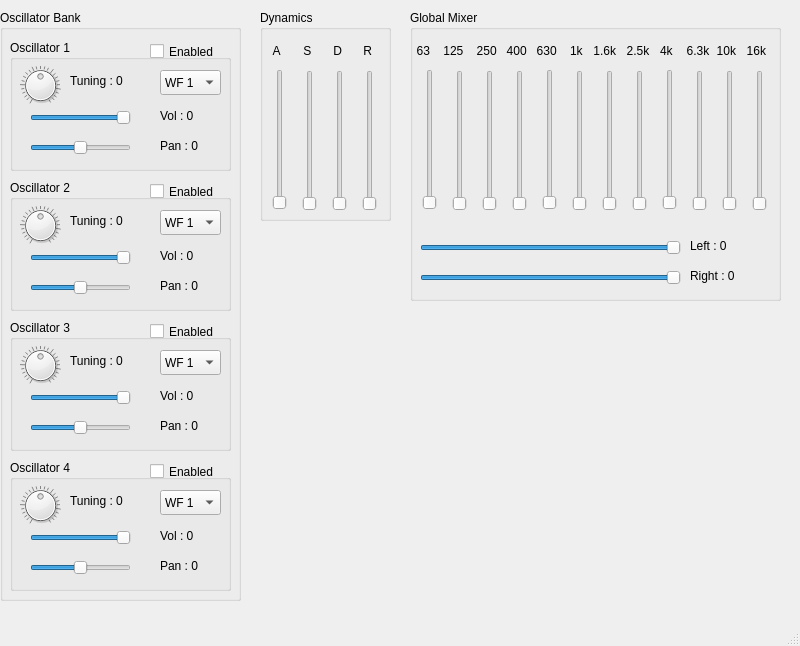
<?xml version="1.0" encoding="UTF-8"?>
<ui version="4.0">
 <class>MainWindow</class>
 <widget class="QMainWindow" name="MainWindow">
  <property name="geometry">
   <rect>
    <x>0</x>
    <y>0</y>
    <width>800</width>
    <height>646</height>
   </rect>
  </property>
  <property name="windowTitle">
   <string>MainWindow</string>
  </property>
  <widget class="QWidget" name="centralwidget">
   <widget class="QGroupBox" name="groupBox">
    <property name="geometry">
     <rect>
      <x>0</x>
      <y>10</y>
      <width>241</width>
      <height>591</height>
     </rect>
    </property>
    <property name="title">
     <string>Oscillator Bank</string>
    </property>
    <widget class="QGroupBox" name="groupBox_2">
     <property name="geometry">
      <rect>
       <x>10</x>
       <y>30</y>
       <width>221</width>
       <height>131</height>
      </rect>
     </property>
     <property name="title">
      <string>Oscillator 1</string>
     </property>
     <widget class="QDial" name="dial">
      <property name="geometry">
       <rect>
        <x>10</x>
        <y>20</y>
        <width>41</width>
        <height>51</height>
       </rect>
      </property>
      <property name="minimum">
       <number>-24</number>
      </property>
      <property name="maximum">
       <number>24</number>
      </property>
      <property name="notchTarget">
       <double>2.000000000000000</double>
      </property>
      <property name="notchesVisible">
       <bool>true</bool>
      </property>
     </widget>
     <widget class="QCheckBox" name="checkBox">
      <property name="geometry">
       <rect>
        <x>140</x>
        <y>0</y>
        <width>81</width>
        <height>23</height>
       </rect>
      </property>
      <property name="text">
       <string>Enabled</string>
      </property>
     </widget>
     <widget class="QLabel" name="label">
      <property name="geometry">
       <rect>
        <x>60</x>
        <y>30</y>
        <width>67</width>
        <height>21</height>
       </rect>
      </property>
      <property name="text">
       <string>Tuning : 0</string>
      </property>
     </widget>
     <widget class="QComboBox" name="comboBox">
      <property name="geometry">
       <rect>
        <x>150</x>
        <y>30</y>
        <width>61</width>
        <height>25</height>
       </rect>
      </property>
      <item>
       <property name="text">
        <string>WF 1</string>
       </property>
      </item>
      <item>
       <property name="text">
        <string>WF 2</string>
       </property>
      </item>
      <item>
       <property name="text">
        <string>WF 3</string>
       </property>
      </item>
      <item>
       <property name="text">
        <string>WF 4</string>
       </property>
      </item>
     </widget>
     <widget class="QSlider" name="horizontalSlider">
      <property name="geometry">
       <rect>
        <x>20</x>
        <y>100</y>
        <width>101</width>
        <height>16</height>
       </rect>
      </property>
      <property name="minimum">
       <number>-127</number>
      </property>
      <property name="maximum">
       <number>127</number>
      </property>
      <property name="orientation">
       <enum>Qt::Horizontal</enum>
      </property>
     </widget>
     <widget class="QLabel" name="label_2">
      <property name="geometry">
       <rect>
        <x>150</x>
        <y>90</y>
        <width>67</width>
        <height>31</height>
       </rect>
      </property>
      <property name="text">
       <string>Pan : 0</string>
      </property>
     </widget>
     <widget class="QSlider" name="horizontalSlider_2">
      <property name="geometry">
       <rect>
        <x>20</x>
        <y>70</y>
        <width>101</width>
        <height>16</height>
       </rect>
      </property>
      <property name="minimum">
       <number>-127</number>
      </property>
      <property name="maximum">
       <number>256</number>
      </property>
      <property name="value">
       <number>256</number>
      </property>
      <property name="orientation">
       <enum>Qt::Horizontal</enum>
      </property>
     </widget>
     <widget class="QLabel" name="label_3">
      <property name="geometry">
       <rect>
        <x>150</x>
        <y>60</y>
        <width>67</width>
        <height>31</height>
       </rect>
      </property>
      <property name="text">
       <string>Vol : 0</string>
      </property>
     </widget>
    </widget>
    <widget class="QGroupBox" name="groupBox_3">
     <property name="geometry">
      <rect>
       <x>10</x>
       <y>170</y>
       <width>221</width>
       <height>131</height>
      </rect>
     </property>
     <property name="title">
      <string>Oscillator 2</string>
     </property>
     <widget class="QDial" name="dial_2">
      <property name="geometry">
       <rect>
        <x>10</x>
        <y>20</y>
        <width>41</width>
        <height>51</height>
       </rect>
      </property>
      <property name="minimum">
       <number>-24</number>
      </property>
      <property name="maximum">
       <number>24</number>
      </property>
      <property name="notchTarget">
       <double>2.000000000000000</double>
      </property>
      <property name="notchesVisible">
       <bool>true</bool>
      </property>
     </widget>
     <widget class="QCheckBox" name="checkBox_2">
      <property name="geometry">
       <rect>
        <x>140</x>
        <y>0</y>
        <width>81</width>
        <height>23</height>
       </rect>
      </property>
      <property name="text">
       <string>Enabled</string>
      </property>
     </widget>
     <widget class="QLabel" name="label_4">
      <property name="geometry">
       <rect>
        <x>60</x>
        <y>30</y>
        <width>67</width>
        <height>21</height>
       </rect>
      </property>
      <property name="text">
       <string>Tuning : 0</string>
      </property>
     </widget>
     <widget class="QComboBox" name="comboBox_2">
      <property name="geometry">
       <rect>
        <x>150</x>
        <y>30</y>
        <width>61</width>
        <height>25</height>
       </rect>
      </property>
      <item>
       <property name="text">
        <string>WF 1</string>
       </property>
      </item>
      <item>
       <property name="text">
        <string>WF 2</string>
       </property>
      </item>
      <item>
       <property name="text">
        <string>WF 3</string>
       </property>
      </item>
      <item>
       <property name="text">
        <string>WF 4</string>
       </property>
      </item>
     </widget>
     <widget class="QSlider" name="horizontalSlider_3">
      <property name="geometry">
       <rect>
        <x>20</x>
        <y>100</y>
        <width>101</width>
        <height>16</height>
       </rect>
      </property>
      <property name="minimum">
       <number>-127</number>
      </property>
      <property name="maximum">
       <number>127</number>
      </property>
      <property name="orientation">
       <enum>Qt::Horizontal</enum>
      </property>
     </widget>
     <widget class="QLabel" name="label_5">
      <property name="geometry">
       <rect>
        <x>150</x>
        <y>90</y>
        <width>67</width>
        <height>31</height>
       </rect>
      </property>
      <property name="text">
       <string>Pan : 0</string>
      </property>
     </widget>
     <widget class="QSlider" name="horizontalSlider_4">
      <property name="geometry">
       <rect>
        <x>20</x>
        <y>70</y>
        <width>101</width>
        <height>16</height>
       </rect>
      </property>
      <property name="minimum">
       <number>-127</number>
      </property>
      <property name="maximum">
       <number>256</number>
      </property>
      <property name="value">
       <number>256</number>
      </property>
      <property name="orientation">
       <enum>Qt::Horizontal</enum>
      </property>
     </widget>
     <widget class="QLabel" name="label_6">
      <property name="geometry">
       <rect>
        <x>150</x>
        <y>60</y>
        <width>67</width>
        <height>31</height>
       </rect>
      </property>
      <property name="text">
       <string>Vol : 0</string>
      </property>
     </widget>
    </widget>
    <widget class="QGroupBox" name="groupBox_4">
     <property name="geometry">
      <rect>
       <x>10</x>
       <y>310</y>
       <width>221</width>
       <height>131</height>
      </rect>
     </property>
     <property name="title">
      <string>Oscillator 3</string>
     </property>
     <widget class="QDial" name="dial_5">
      <property name="geometry">
       <rect>
        <x>10</x>
        <y>20</y>
        <width>41</width>
        <height>51</height>
       </rect>
      </property>
      <property name="minimum">
       <number>-24</number>
      </property>
      <property name="maximum">
       <number>24</number>
      </property>
      <property name="notchTarget">
       <double>2.000000000000000</double>
      </property>
      <property name="notchesVisible">
       <bool>true</bool>
      </property>
     </widget>
     <widget class="QCheckBox" name="checkBox_5">
      <property name="geometry">
       <rect>
        <x>140</x>
        <y>0</y>
        <width>81</width>
        <height>23</height>
       </rect>
      </property>
      <property name="text">
       <string>Enabled</string>
      </property>
     </widget>
     <widget class="QLabel" name="label_13">
      <property name="geometry">
       <rect>
        <x>60</x>
        <y>30</y>
        <width>67</width>
        <height>21</height>
       </rect>
      </property>
      <property name="text">
       <string>Tuning : 0</string>
      </property>
     </widget>
     <widget class="QComboBox" name="comboBox_5">
      <property name="geometry">
       <rect>
        <x>150</x>
        <y>30</y>
        <width>61</width>
        <height>25</height>
       </rect>
      </property>
      <item>
       <property name="text">
        <string>WF 1</string>
       </property>
      </item>
      <item>
       <property name="text">
        <string>WF 2</string>
       </property>
      </item>
      <item>
       <property name="text">
        <string>WF 3</string>
       </property>
      </item>
      <item>
       <property name="text">
        <string>WF 4</string>
       </property>
      </item>
     </widget>
     <widget class="QSlider" name="horizontalSlider_9">
      <property name="geometry">
       <rect>
        <x>20</x>
        <y>100</y>
        <width>101</width>
        <height>16</height>
       </rect>
      </property>
      <property name="minimum">
       <number>-127</number>
      </property>
      <property name="maximum">
       <number>127</number>
      </property>
      <property name="orientation">
       <enum>Qt::Horizontal</enum>
      </property>
     </widget>
     <widget class="QLabel" name="label_14">
      <property name="geometry">
       <rect>
        <x>150</x>
        <y>90</y>
        <width>67</width>
        <height>31</height>
       </rect>
      </property>
      <property name="text">
       <string>Pan : 0</string>
      </property>
     </widget>
     <widget class="QSlider" name="horizontalSlider_10">
      <property name="geometry">
       <rect>
        <x>20</x>
        <y>70</y>
        <width>101</width>
        <height>16</height>
       </rect>
      </property>
      <property name="minimum">
       <number>-127</number>
      </property>
      <property name="maximum">
       <number>256</number>
      </property>
      <property name="value">
       <number>256</number>
      </property>
      <property name="orientation">
       <enum>Qt::Horizontal</enum>
      </property>
     </widget>
     <widget class="QLabel" name="label_15">
      <property name="geometry">
       <rect>
        <x>150</x>
        <y>60</y>
        <width>67</width>
        <height>31</height>
       </rect>
      </property>
      <property name="text">
       <string>Vol : 0</string>
      </property>
     </widget>
    </widget>
   </widget>
   <widget class="QGroupBox" name="groupBox_5">
    <property name="geometry">
     <rect>
      <x>10</x>
      <y>460</y>
      <width>221</width>
      <height>131</height>
     </rect>
    </property>
    <property name="title">
     <string>Oscillator 4</string>
    </property>
    <widget class="QDial" name="dial_6">
     <property name="geometry">
      <rect>
       <x>10</x>
       <y>20</y>
       <width>41</width>
       <height>51</height>
      </rect>
     </property>
     <property name="minimum">
      <number>-24</number>
     </property>
     <property name="maximum">
      <number>24</number>
     </property>
     <property name="notchTarget">
      <double>2.000000000000000</double>
     </property>
     <property name="notchesVisible">
      <bool>true</bool>
     </property>
    </widget>
    <widget class="QCheckBox" name="checkBox_6">
     <property name="geometry">
      <rect>
       <x>140</x>
       <y>0</y>
       <width>81</width>
       <height>23</height>
      </rect>
     </property>
     <property name="text">
      <string>Enabled</string>
     </property>
    </widget>
    <widget class="QLabel" name="label_16">
     <property name="geometry">
      <rect>
       <x>60</x>
       <y>30</y>
       <width>67</width>
       <height>21</height>
      </rect>
     </property>
     <property name="text">
      <string>Tuning : 0</string>
     </property>
    </widget>
    <widget class="QComboBox" name="comboBox_6">
     <property name="geometry">
      <rect>
       <x>150</x>
       <y>30</y>
       <width>61</width>
       <height>25</height>
      </rect>
     </property>
     <item>
      <property name="text">
       <string>WF 1</string>
      </property>
     </item>
     <item>
      <property name="text">
       <string>WF 2</string>
      </property>
     </item>
     <item>
      <property name="text">
       <string>WF 3</string>
      </property>
     </item>
     <item>
      <property name="text">
       <string>WF 4</string>
      </property>
     </item>
    </widget>
    <widget class="QSlider" name="horizontalSlider_11">
     <property name="geometry">
      <rect>
       <x>20</x>
       <y>100</y>
       <width>101</width>
       <height>16</height>
      </rect>
     </property>
     <property name="minimum">
      <number>-127</number>
     </property>
     <property name="maximum">
      <number>127</number>
     </property>
     <property name="orientation">
      <enum>Qt::Horizontal</enum>
     </property>
    </widget>
    <widget class="QLabel" name="label_17">
     <property name="geometry">
      <rect>
       <x>150</x>
       <y>90</y>
       <width>67</width>
       <height>31</height>
      </rect>
     </property>
     <property name="text">
      <string>Pan : 0</string>
     </property>
    </widget>
    <widget class="QSlider" name="horizontalSlider_12">
     <property name="geometry">
      <rect>
       <x>20</x>
       <y>70</y>
       <width>101</width>
       <height>16</height>
      </rect>
     </property>
     <property name="minimum">
      <number>-127</number>
     </property>
     <property name="maximum">
      <number>256</number>
     </property>
     <property name="value">
      <number>256</number>
     </property>
     <property name="orientation">
      <enum>Qt::Horizontal</enum>
     </property>
    </widget>
    <widget class="QLabel" name="label_18">
     <property name="geometry">
      <rect>
       <x>150</x>
       <y>60</y>
       <width>67</width>
       <height>31</height>
      </rect>
     </property>
     <property name="text">
      <string>Vol : 0</string>
     </property>
    </widget>
   </widget>
   <widget class="QGroupBox" name="groupBox_6">
    <property name="geometry">
     <rect>
      <x>260</x>
      <y>10</y>
      <width>131</width>
      <height>211</height>
     </rect>
    </property>
    <property name="title">
     <string>Dynamics</string>
    </property>
    <widget class="QSlider" name="verticalSlider">
     <property name="geometry">
      <rect>
       <x>10</x>
       <y>59</y>
       <width>20</width>
       <height>141</height>
      </rect>
     </property>
     <property name="orientation">
      <enum>Qt::Vertical</enum>
     </property>
    </widget>
    <widget class="QSlider" name="verticalSlider_2">
     <property name="geometry">
      <rect>
       <x>40</x>
       <y>60</y>
       <width>20</width>
       <height>141</height>
      </rect>
     </property>
     <property name="orientation">
      <enum>Qt::Vertical</enum>
     </property>
    </widget>
    <widget class="QSlider" name="verticalSlider_3">
     <property name="geometry">
      <rect>
       <x>70</x>
       <y>60</y>
       <width>20</width>
       <height>141</height>
      </rect>
     </property>
     <property name="orientation">
      <enum>Qt::Vertical</enum>
     </property>
    </widget>
    <widget class="QSlider" name="verticalSlider_4">
     <property name="geometry">
      <rect>
       <x>100</x>
       <y>60</y>
       <width>20</width>
       <height>141</height>
      </rect>
     </property>
     <property name="orientation">
      <enum>Qt::Vertical</enum>
     </property>
    </widget>
    <widget class="QLabel" name="label_19">
     <property name="geometry">
      <rect>
       <x>10</x>
       <y>30</y>
       <width>20</width>
       <height>21</height>
      </rect>
     </property>
     <property name="text">
      <string> A</string>
     </property>
    </widget>
    <widget class="QLabel" name="label_20">
     <property name="geometry">
      <rect>
       <x>40</x>
       <y>30</y>
       <width>20</width>
       <height>21</height>
      </rect>
     </property>
     <property name="text">
      <string> S</string>
     </property>
    </widget>
    <widget class="QLabel" name="label_21">
     <property name="geometry">
      <rect>
       <x>70</x>
       <y>30</y>
       <width>20</width>
       <height>21</height>
      </rect>
     </property>
     <property name="text">
      <string> D</string>
     </property>
    </widget>
    <widget class="QLabel" name="label_22">
     <property name="geometry">
      <rect>
       <x>100</x>
       <y>30</y>
       <width>20</width>
       <height>21</height>
      </rect>
     </property>
     <property name="text">
      <string> R</string>
     </property>
    </widget>
   </widget>
   <widget class="QGroupBox" name="groupBox_7">
    <property name="geometry">
     <rect>
      <x>410</x>
      <y>10</y>
      <width>371</width>
      <height>291</height>
     </rect>
    </property>
    <property name="title">
     <string>Global Mixer</string>
    </property>
    <widget class="QSlider" name="verticalSlider_8">
     <property name="geometry">
      <rect>
       <x>40</x>
       <y>60</y>
       <width>20</width>
       <height>141</height>
      </rect>
     </property>
     <property name="orientation">
      <enum>Qt::Vertical</enum>
     </property>
    </widget>
    <widget class="QSlider" name="verticalSlider_6">
     <property name="geometry">
      <rect>
       <x>10</x>
       <y>59</y>
       <width>20</width>
       <height>141</height>
      </rect>
     </property>
     <property name="orientation">
      <enum>Qt::Vertical</enum>
     </property>
    </widget>
    <widget class="QSlider" name="verticalSlider_7">
     <property name="geometry">
      <rect>
       <x>100</x>
       <y>60</y>
       <width>20</width>
       <height>141</height>
      </rect>
     </property>
     <property name="orientation">
      <enum>Qt::Vertical</enum>
     </property>
    </widget>
    <widget class="QSlider" name="verticalSlider_5">
     <property name="geometry">
      <rect>
       <x>70</x>
       <y>60</y>
       <width>20</width>
       <height>141</height>
      </rect>
     </property>
     <property name="orientation">
      <enum>Qt::Vertical</enum>
     </property>
    </widget>
    <widget class="QSlider" name="verticalSlider_9">
     <property name="geometry">
      <rect>
       <x>160</x>
       <y>60</y>
       <width>20</width>
       <height>141</height>
      </rect>
     </property>
     <property name="orientation">
      <enum>Qt::Vertical</enum>
     </property>
    </widget>
    <widget class="QSlider" name="verticalSlider_10">
     <property name="geometry">
      <rect>
       <x>130</x>
       <y>59</y>
       <width>20</width>
       <height>141</height>
      </rect>
     </property>
     <property name="orientation">
      <enum>Qt::Vertical</enum>
     </property>
    </widget>
    <widget class="QSlider" name="verticalSlider_11">
     <property name="geometry">
      <rect>
       <x>220</x>
       <y>60</y>
       <width>20</width>
       <height>141</height>
      </rect>
     </property>
     <property name="orientation">
      <enum>Qt::Vertical</enum>
     </property>
    </widget>
    <widget class="QSlider" name="verticalSlider_12">
     <property name="geometry">
      <rect>
       <x>190</x>
       <y>60</y>
       <width>20</width>
       <height>141</height>
      </rect>
     </property>
     <property name="orientation">
      <enum>Qt::Vertical</enum>
     </property>
    </widget>
    <widget class="QSlider" name="verticalSlider_13">
     <property name="geometry">
      <rect>
       <x>250</x>
       <y>59</y>
       <width>20</width>
       <height>141</height>
      </rect>
     </property>
     <property name="orientation">
      <enum>Qt::Vertical</enum>
     </property>
    </widget>
    <widget class="QSlider" name="verticalSlider_14">
     <property name="geometry">
      <rect>
       <x>280</x>
       <y>60</y>
       <width>20</width>
       <height>141</height>
      </rect>
     </property>
     <property name="orientation">
      <enum>Qt::Vertical</enum>
     </property>
    </widget>
    <widget class="QSlider" name="verticalSlider_15">
     <property name="geometry">
      <rect>
       <x>310</x>
       <y>60</y>
       <width>20</width>
       <height>141</height>
      </rect>
     </property>
     <property name="orientation">
      <enum>Qt::Vertical</enum>
     </property>
    </widget>
    <widget class="QSlider" name="verticalSlider_16">
     <property name="geometry">
      <rect>
       <x>340</x>
       <y>60</y>
       <width>20</width>
       <height>141</height>
      </rect>
     </property>
     <property name="orientation">
      <enum>Qt::Vertical</enum>
     </property>
    </widget>
    <widget class="QSlider" name="horizontalSlider_13">
     <property name="geometry">
      <rect>
       <x>10</x>
       <y>230</y>
       <width>261</width>
       <height>16</height>
      </rect>
     </property>
     <property name="minimum">
      <number>-127</number>
     </property>
     <property name="maximum">
      <number>256</number>
     </property>
     <property name="value">
      <number>256</number>
     </property>
     <property name="orientation">
      <enum>Qt::Horizontal</enum>
     </property>
    </widget>
    <widget class="QLabel" name="label_23">
     <property name="geometry">
      <rect>
       <x>280</x>
       <y>220</y>
       <width>81</width>
       <height>31</height>
      </rect>
     </property>
     <property name="text">
      <string>Left : 0</string>
     </property>
    </widget>
    <widget class="QLabel" name="label_24">
     <property name="geometry">
      <rect>
       <x>280</x>
       <y>250</y>
       <width>81</width>
       <height>31</height>
      </rect>
     </property>
     <property name="text">
      <string>Right : 0</string>
     </property>
    </widget>
    <widget class="QSlider" name="horizontalSlider_14">
     <property name="geometry">
      <rect>
       <x>10</x>
       <y>260</y>
       <width>261</width>
       <height>16</height>
      </rect>
     </property>
     <property name="minimum">
      <number>-127</number>
     </property>
     <property name="maximum">
      <number>256</number>
     </property>
     <property name="value">
      <number>256</number>
     </property>
     <property name="orientation">
      <enum>Qt::Horizontal</enum>
     </property>
    </widget>
    <widget class="QLabel" name="label_25">
     <property name="geometry">
      <rect>
       <x>0</x>
       <y>30</y>
       <width>41</width>
       <height>21</height>
      </rect>
     </property>
     <property name="text">
      <string>  63</string>
     </property>
    </widget>
    <widget class="QLabel" name="label_26">
     <property name="geometry">
      <rect>
       <x>30</x>
       <y>30</y>
       <width>41</width>
       <height>21</height>
      </rect>
     </property>
     <property name="text">
      <string> 125</string>
     </property>
    </widget>
    <widget class="QLabel" name="label_27">
     <property name="geometry">
      <rect>
       <x>60</x>
       <y>30</y>
       <width>41</width>
       <height>21</height>
      </rect>
     </property>
     <property name="text">
      <string>  250</string>
     </property>
    </widget>
    <widget class="QLabel" name="label_28">
     <property name="geometry">
      <rect>
       <x>90</x>
       <y>30</y>
       <width>41</width>
       <height>21</height>
      </rect>
     </property>
     <property name="text">
      <string>  400</string>
     </property>
    </widget>
    <widget class="QLabel" name="label_29">
     <property name="geometry">
      <rect>
       <x>120</x>
       <y>30</y>
       <width>41</width>
       <height>21</height>
      </rect>
     </property>
     <property name="text">
      <string>  630</string>
     </property>
    </widget>
    <widget class="QLabel" name="label_30">
     <property name="geometry">
      <rect>
       <x>160</x>
       <y>30</y>
       <width>31</width>
       <height>21</height>
      </rect>
     </property>
     <property name="text">
      <string>1k</string>
     </property>
    </widget>
    <widget class="QLabel" name="label_31">
     <property name="geometry">
      <rect>
       <x>180</x>
       <y>30</y>
       <width>41</width>
       <height>21</height>
      </rect>
     </property>
     <property name="text">
      <string> 1.6k</string>
     </property>
    </widget>
    <widget class="QLabel" name="label_32">
     <property name="geometry">
      <rect>
       <x>210</x>
       <y>30</y>
       <width>41</width>
       <height>21</height>
      </rect>
     </property>
     <property name="text">
      <string>  2.5k</string>
     </property>
    </widget>
    <widget class="QLabel" name="label_33">
     <property name="geometry">
      <rect>
       <x>250</x>
       <y>30</y>
       <width>41</width>
       <height>21</height>
      </rect>
     </property>
     <property name="text">
      <string>4k</string>
     </property>
    </widget>
    <widget class="QLabel" name="label_34">
     <property name="geometry">
      <rect>
       <x>270</x>
       <y>30</y>
       <width>41</width>
       <height>21</height>
      </rect>
     </property>
     <property name="text">
      <string>  6.3k</string>
     </property>
    </widget>
    <widget class="QLabel" name="label_35">
     <property name="geometry">
      <rect>
       <x>300</x>
       <y>30</y>
       <width>41</width>
       <height>21</height>
      </rect>
     </property>
     <property name="text">
      <string>  10k</string>
     </property>
    </widget>
    <widget class="QLabel" name="label_36">
     <property name="geometry">
      <rect>
       <x>330</x>
       <y>30</y>
       <width>41</width>
       <height>21</height>
      </rect>
     </property>
     <property name="text">
      <string>  16k</string>
     </property>
    </widget>
   </widget>
  </widget>
  <widget class="QMenuBar" name="menubar">
   <property name="geometry">
    <rect>
     <x>0</x>
     <y>0</y>
     <width>800</width>
     <height>22</height>
    </rect>
   </property>
  </widget>
  <widget class="QStatusBar" name="statusbar"/>
 </widget>
 <resources/>
 <connections/>
</ui>
